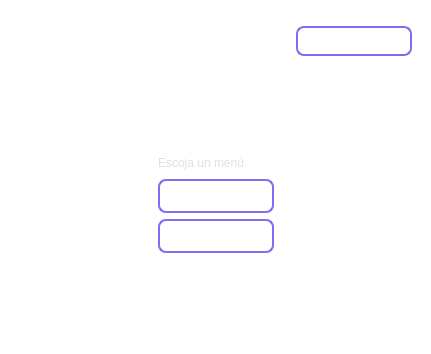
<?xml version="1.0" encoding="UTF-8"?>
<ui version="4.0">
 <class>MainWindow</class>
 <widget class="QMainWindow" name="MainWindow">
  <property name="geometry">
   <rect>
    <x>0</x>
    <y>0</y>
    <width>431</width>
    <height>354</height>
   </rect>
  </property>
  <property name="windowTitle">
   <string>Selector de Menú</string>
  </property>
  <property name="styleSheet">
   <string notr="true">/* ===== ESTILOS BIEN PERRONES CON FONDOS OSCUROS ===== */

/* Estilo principal ultra oscuro */
QMainWindow {
    background: qlineargradient(x1: 0, y1: 0, x2: 1, y2: 1,
                               stop: 0 #0f0f1a, stop: 1 #1a1a2e);
    color: #ffffff;
    font-family: 'Segoe UI', Arial, sans-serif;
}

QWidget {
    background: transparent;
}

/* Botones con contraste brutal */
QPushButton {
    background: qlineargradient(x1: 0, y1: 0, x2: 0, y2: 1,
                               stop: 0 #6c5ce7, stop: 1 #5b4cd8);
    border: 2px solid #7e6df0;
    border-radius: 8px;
    color: white;
    font-weight: bold;
    padding: 8px 16px;
    font-size: 12px;
    min-width: 80px;
}

QPushButton:hover {
    background: qlineargradient(x1: 0, y1: 0, x2: 0, y2: 1,
                               stop: 0 #7e6df0, stop: 1 #6c5ce7);
    border: 2px solid #8d7df5;
    transform: translateY(-1px);
}

QPushButton:pressed {
    background: qlineargradient(x1: 0, y1: 0, x2: 0, y2: 1,
                               stop: 0 #5b4cd8, stop: 1 #4a3bc7);
    transform: translateY(1px);
}

/* Botones de peligro */
QPushButton[danger=&quot;true&quot;] {
    background: qlineargradient(x1: 0, y1: 0, x2: 0, y2: 1,
                               stop: 0 #e74c3c, stop: 1 #c0392b);
    border: 2px solid #e74c3c;
}

QPushButton[danger=&quot;true&quot;]:hover {
    background: qlineargradient(x1: 0, y1: 0, x2: 0, y2: 1,
                               stop: 0 #ff6b6b, stop: 1 #e74c3c);
}

/* Line edits con fondo oscuro intenso */
QLineEdit {
    background: #121212;
    border: 2px solid #2a2a3a;
    border-radius: 6px;
    padding: 8px 12px;
    color: #ffffff;
    font-size: 12px;
    selection-background-color: #6c5ce7;
}

QLineEdit:focus {
    border: 2px solid #6c5ce7;
    background: #1a1a1a;
}

QLineEdit:disabled {
    background: #1a1a1a;
    color: #666666;
    border: 2px solid #333333;
}

/* Labels con buen contraste */
QLabel {
    color: #e0e0e0;
    font-size: 12px;
    background: transparent;
}

QLabel#titulo {
    font-size: 16px;
    font-weight: bold;
    color: #6c5ce7;
    background: transparent;
}

QLabel#subtitulo {
    font-size: 14px;
    color: #b8b8b8;
    background: transparent;
}

/* Combo boxes ultra oscuros */
QComboBox {
    background: #121212;
    border: 2px solid #2a2a3a;
    border-radius: 6px;
    padding: 6px 12px;
    color: #ffffff;
    min-width: 100px;
}

QComboBox::drop-down {
    border: none;
    width: 20px;
}

QComboBox::down-arrow {
    image: none;
    border-left: 5px solid transparent;
    border-right: 5px solid transparent;
    border-top: 5px solid #6c5ce7;
    width: 0px;
    height: 0px;
}

QComboBox QAbstractItemView {
    background: #121212;
    border: 1px solid #6c5ce7;
    color: #ffffff;
    selection-background-color: #6c5ce7;
}

QComboBox:disabled {
    background: #1a1a1a;
    color: #666666;
    border: 2px solid #333333;
}

/* Checkboxes y radio buttons */
QCheckBox, QRadioButton {
    color: #e0e0e0;
    spacing: 8px;
    background: transparent;
}

QCheckBox::indicator, QRadioButton::indicator {
    width: 16px;
    height: 16px;
    border: 2px solid #2a2a3a;
    border-radius: 3px;
    background: #121212;
}

QCheckBox::indicator:checked {
    background: #6c5ce7;
    border: 2px solid #6c5ce7;
}

QCheckBox::indicator:disabled, QRadioButton::indicator:disabled {
    background: #1a1a1a;
    border: 2px solid #333333;
}

QRadioButton::indicator {
    border-radius: 8px;
}

QRadioButton::indicator:checked {
    background: #6c5ce7;
    border: 2px solid #6c5ce7;
}

/* Progress bars oscuras */
QProgressBar {
    border: 2px solid #2a2a3a;
    border-radius: 6px;
    background: #121212;
    text-align: center;
    color: white;
}

QProgressBar::chunk {
    background: qlineargradient(x1: 0, y1: 0, x2: 1, y2: 0,
                               stop: 0 #6c5ce7, stop: 1 #8d7df5);
    border-radius: 4px;
}

/* Group boxes con fondo semitransparente */
QGroupBox {
    border: 2px solid #2a2a3a;
    border-radius: 8px;
    margin-top: 10px;
    padding-top: 10px;
    color: #6c5ce7;
    font-weight: bold;
    background: rgba(18, 18, 24, 0.8);
}

QGroupBox::title {
    subcontrol-origin: margin;
    left: 10px;
    padding: 0 8px 0 8px;
    background: transparent;
}

/* Tab widgets oscuros */
QTabWidget::pane {
    border: 2px solid #2a2a3a;
    border-radius: 6px;
    background: #121212;
}

QTabWidget::tab-bar {
    alignment: center;
}

QTabBar::tab {
    background: #121212;
    border: 2px solid #2a2a3a;
    border-bottom: none;
    border-top-left-radius: 6px;
    border-top-right-radius: 6px;
    padding: 8px 16px;
    color: #b8b8b8;
    margin-right: 2px;
}

QTabBar::tab:selected {
    background: #6c5ce7;
    border: 2px solid #6c5ce7;
    border-bottom: none;
    color: #ffffff;
}

QTabBar::tab:hover:!selected {
    background: #2a2a3a;
    color: #ffffff;
}

/* Scrollbars ultra oscuras */
QScrollBar:vertical {
    background: #121212;
    width: 12px;
    margin: 0px;
    border: none;
}

QScrollBar::handle:vertical {
    background: #6c5ce7;
    border-radius: 6px;
    min-height: 20px;
}

QScrollBar::handle:vertical:hover {
    background: #7e6df0;
}

QScrollBar::add-line:vertical, QScrollBar::sub-line:vertical {
    border: none;
    background: none;
}

QScrollBar:horizontal {
    background: #121212;
    height: 12px;
    margin: 0px;
    border: none;
}

QScrollBar::handle:horizontal {
    background: #6c5ce7;
    border-radius: 6px;
    min-width: 20px;
}

/* Menús y toolbars oscuros */
QMenuBar {
    background: #121212;
    color: #e0e0e0;
    border-bottom: 1px solid #2a2a3a;
}

QMenuBar::item:selected {
    background: #6c5ce7;
    color: #ffffff;
}

QMenu {
    background: #121212;
    color: #e0e0e0;
    border: 1px solid #2a2a3a;
}

QMenu::item:selected {
    background: #6c5ce7;
    color: #ffffff;
}

QToolBar {
    background: #121212;
    border: none;
    border-bottom: 1px solid #2a2a3a;
    spacing: 3px;
}

/* Tabla con fondo oscuro */
QTableView {
    background: #121212;
    border: 1px solid #2a2a3a;
    gridline-color: #2a2a3a;
    color: #e0e0e0;
    selection-background-color: #6c5ce7;
    alternate-background-color: #1a1a1a;
}

QHeaderView::section {
    background: #2a2a3a;
    color: #e0e0e0;
    padding: 6px;
    border: 1px solid #121212;
    font-weight: bold;
}

QTableView::item:hover {
    background: #2a2a3a;
}

/* List widgets oscuros */
QListWidget {
    background: #121212;
    border: 1px solid #2a2a3a;
    color: #e0e0e0;
    outline: none;
}

QListWidget::item {
    padding: 6px;
    border-bottom: 1px solid #1a1a1a;
}

QListWidget::item:selected {
    background: #6c5ce7;
    color: #ffffff;
}

QListWidget::item:hover:!selected {
    background: #2a2a3a;
}

/* Tree widgets */
QTreeWidget {
    background: #121212;
    border: 1px solid #2a2a3a;
    color: #e0e0e0;
}

QTreeWidget::item {
    padding: 4px;
}

QTreeWidget::item:selected {
    background: #6c5ce7;
    color: #ffffff;
}

QTreeWidget::item:hover:!selected {
    background: #2a2a3a;
}

/* Spin boxes y doubles */
QSpinBox, QDoubleSpinBox {
    background: #121212;
    border: 2px solid #2a2a3a;
    border-radius: 6px;
    padding: 6px 12px;
    color: #e0e0e0;
    selection-background-color: #6c5ce7;
}

QSpinBox:focus, QDoubleSpinBox:focus {
    border: 2px solid #6c5ce7;
    background: #1a1a1a;
}

/* Sliders oscuros */
QSlider::groove:horizontal {
    background: #2a2a3a;
    height: 4px;
    border-radius: 2px;
}

QSlider::handle:horizontal {
    background: #6c5ce7;
    border: 2px solid #5b4cd8;
    width: 16px;
    height: 16px;
    border-radius: 8px;
    margin: -6px 0;
}

QSlider::handle:horizontal:hover {
    background: #7e6df0;
    border: 2px solid #6c5ce7;
}

/* Efectos especiales para botones importantes */
QPushButton.important {
    background: qlineargradient(x1: 0, y1: 0, x2: 0, y2: 1,
                               stop: 0 #00b894, stop: 1 #00a085);
    border: 2px solid #00b894;
}

QPushButton.important:hover {
    background: qlineargradient(x1: 0, y1: 0, x2: 0, y2: 1,
                               stop: 0 #00cec9, stop: 1 #00b894);
}

/* Text edits oscuros */
QTextEdit {
    background: #121212;
    border: 2px solid #2a2a3a;
    border-radius: 6px;
    padding: 6px;
    color: #e0e0e0;
    selection-background-color: #6c5ce7;
}

QTextEdit:focus {
    border: 2px solid #6c5ce7;
    background: #1a1a1a;
}

/* Frames con variantes de oscuro */
QFrame {
    background: transparent;
}

QFrame[frameShape=&quot;4&quot;] { /* HLine */
    background: #2a2a3a;
    max-height: 1px;
}

QFrame[frameShape=&quot;5&quot;] { /* VLine */
    background: #2a2a3a;
    max-width: 1px;
}</string>
  </property>
  <widget class="QWidget" name="centralwidget">
   <layout class="QVBoxLayout" name="verticalLayout">
    <item>
     <widget class="QFrame" name="frame_2">
      <property name="minimumSize">
       <size>
        <width>0</width>
        <height>45</height>
       </size>
      </property>
      <property name="maximumSize">
       <size>
        <width>16777215</width>
        <height>30</height>
       </size>
      </property>
      <property name="frameShape">
       <enum>QFrame::StyledPanel</enum>
      </property>
      <property name="frameShadow">
       <enum>QFrame::Raised</enum>
      </property>
      <layout class="QHBoxLayout" name="horizontalLayout">
       <item>
        <spacer name="horizontalSpacer">
         <property name="orientation">
          <enum>Qt::Horizontal</enum>
         </property>
         <property name="sizeHint" stdset="0">
          <size>
           <width>261</width>
           <height>18</height>
          </size>
         </property>
        </spacer>
       </item>
       <item>
        <widget class="QPushButton" name="boton_salir">
         <property name="minimumSize">
          <size>
           <width>116</width>
           <height>30</height>
          </size>
         </property>
         <property name="text">
          <string>Salir</string>
         </property>
         <property name="icon">
          <iconset>
           <normaloff>../resources/imagenes/salir.png</normaloff>../resources/imagenes/salir.png</iconset>
         </property>
         <property name="iconSize">
          <size>
           <width>32</width>
           <height>32</height>
          </size>
         </property>
        </widget>
       </item>
      </layout>
     </widget>
    </item>
    <item>
     <widget class="QFrame" name="frame">
      <property name="frameShape">
       <enum>QFrame::StyledPanel</enum>
      </property>
      <property name="frameShadow">
       <enum>QFrame::Raised</enum>
      </property>
      <layout class="QGridLayout" name="gridLayout">
       <item row="4" column="1">
        <spacer name="verticalSpacer">
         <property name="orientation">
          <enum>Qt::Vertical</enum>
         </property>
         <property name="sizeHint" stdset="0">
          <size>
           <width>20</width>
           <height>40</height>
          </size>
         </property>
        </spacer>
       </item>
       <item row="1" column="1">
        <widget class="QLabel" name="label">
         <property name="maximumSize">
          <size>
           <width>500</width>
           <height>500</height>
          </size>
         </property>
         <property name="text">
          <string>Escoja un menú</string>
         </property>
        </widget>
       </item>
       <item row="1" column="0">
        <spacer name="horizontalSpacer_2">
         <property name="orientation">
          <enum>Qt::Horizontal</enum>
         </property>
         <property name="sizeHint" stdset="0">
          <size>
           <width>126</width>
           <height>20</height>
          </size>
         </property>
        </spacer>
       </item>
       <item row="2" column="0">
        <spacer name="horizontalSpacer_4">
         <property name="orientation">
          <enum>Qt::Horizontal</enum>
         </property>
         <property name="sizeHint" stdset="0">
          <size>
           <width>126</width>
           <height>20</height>
          </size>
         </property>
        </spacer>
       </item>
       <item row="2" column="1">
        <widget class="QPushButton" name="btnMenuA">
         <property name="text">
          <string>Empleados</string>
         </property>
        </widget>
       </item>
       <item row="2" column="2">
        <spacer name="horizontalSpacer_5">
         <property name="orientation">
          <enum>Qt::Horizontal</enum>
         </property>
         <property name="sizeHint" stdset="0">
          <size>
           <width>125</width>
           <height>20</height>
          </size>
         </property>
        </spacer>
       </item>
       <item row="3" column="0">
        <spacer name="horizontalSpacer_6">
         <property name="orientation">
          <enum>Qt::Horizontal</enum>
         </property>
         <property name="sizeHint" stdset="0">
          <size>
           <width>126</width>
           <height>20</height>
          </size>
         </property>
        </spacer>
       </item>
       <item row="1" column="2">
        <spacer name="horizontalSpacer_3">
         <property name="orientation">
          <enum>Qt::Horizontal</enum>
         </property>
         <property name="sizeHint" stdset="0">
          <size>
           <width>125</width>
           <height>20</height>
          </size>
         </property>
        </spacer>
       </item>
       <item row="3" column="1">
        <widget class="QPushButton" name="btnMenuB">
         <property name="text">
          <string>Productos</string>
         </property>
        </widget>
       </item>
       <item row="3" column="2">
        <spacer name="horizontalSpacer_7">
         <property name="orientation">
          <enum>Qt::Horizontal</enum>
         </property>
         <property name="sizeHint" stdset="0">
          <size>
           <width>125</width>
           <height>20</height>
          </size>
         </property>
        </spacer>
       </item>
       <item row="0" column="1">
        <spacer name="verticalSpacer_2">
         <property name="orientation">
          <enum>Qt::Vertical</enum>
         </property>
         <property name="sizeHint" stdset="0">
          <size>
           <width>20</width>
           <height>40</height>
          </size>
         </property>
        </spacer>
       </item>
      </layout>
     </widget>
    </item>
   </layout>
  </widget>
 </widget>
 <resources/>
 <connections/>
</ui>
